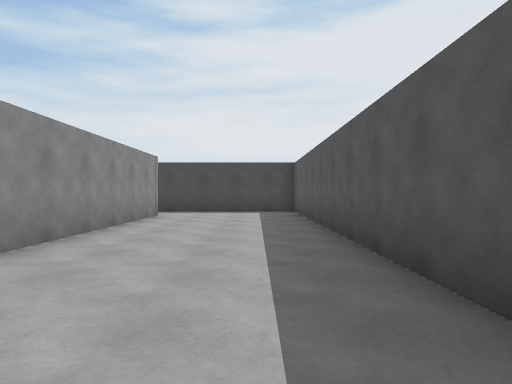
view 1 (above)

23 first-person views from a walk through a scene from a Unity 3-D project. The camera is 1.2 m above the floor, looks level and sees 70° across. The floor is counted in squares, 2 m on a side. Each view is taken from the middle of a square. On the plan, view 1 faces up. The plan holds only what a view shows up to about 10 squares ahead; the rest is blank. The place goes on beyond the plan. The player is left out. Door leaves are left out, so doorways stand open.

view 2
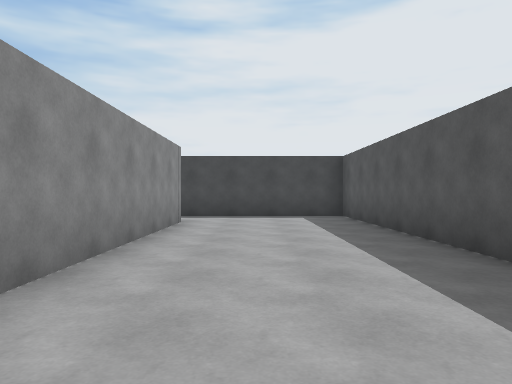

view 3
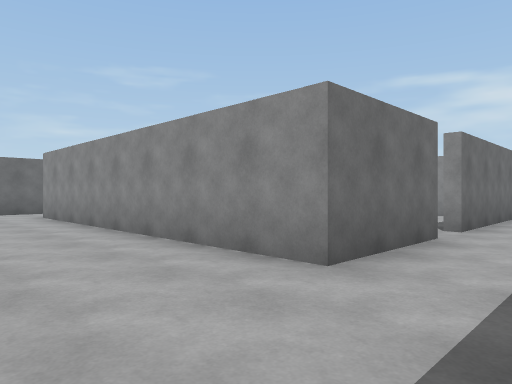

view 4
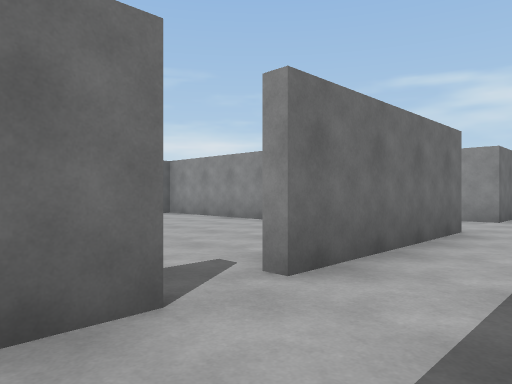

view 5
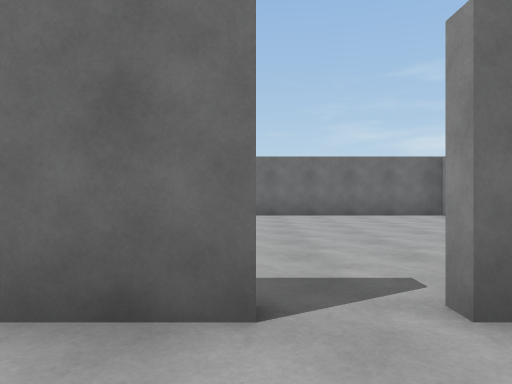

view 6
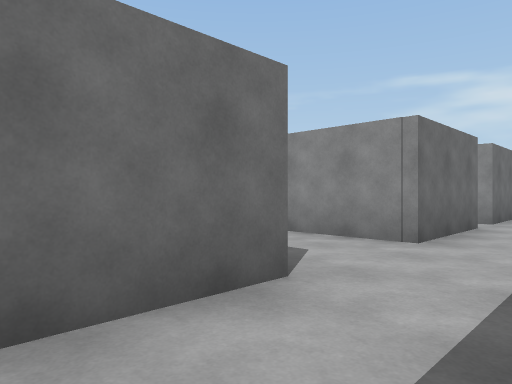

view 7
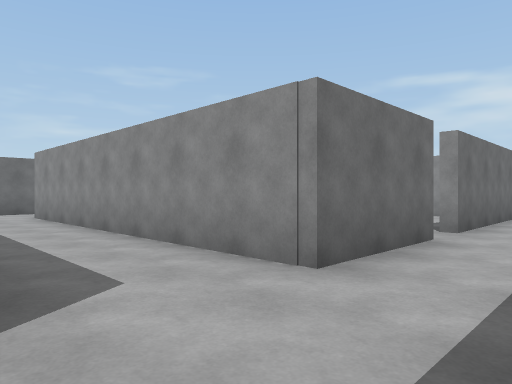

view 8
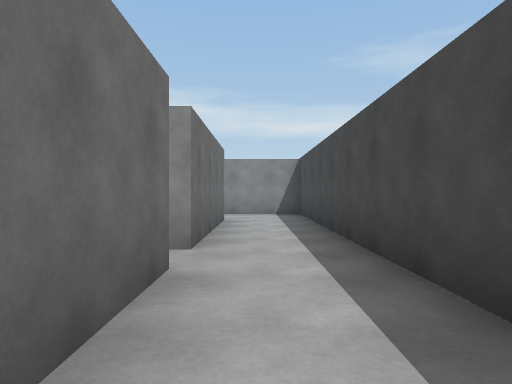

view 9
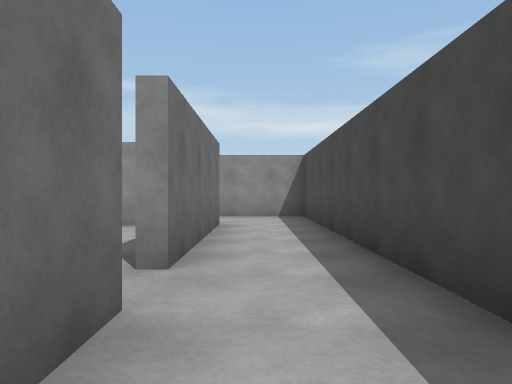

view 10
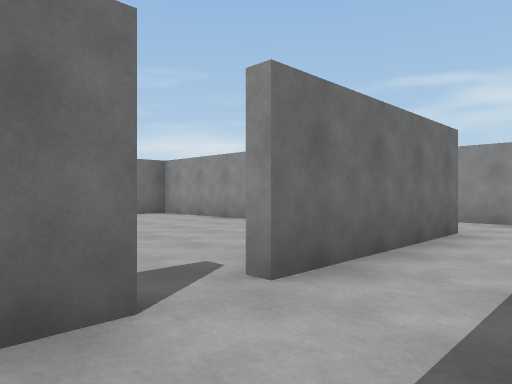

view 11
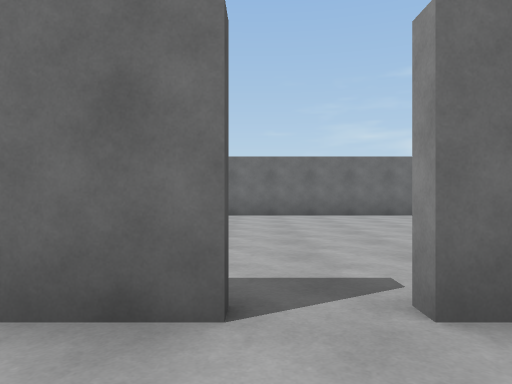

view 12
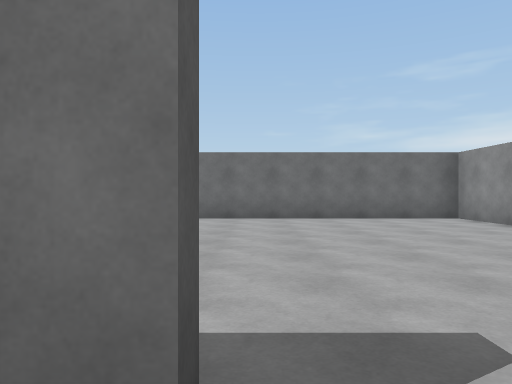

view 13
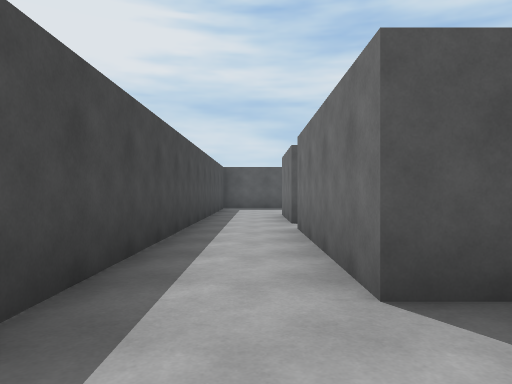

view 14
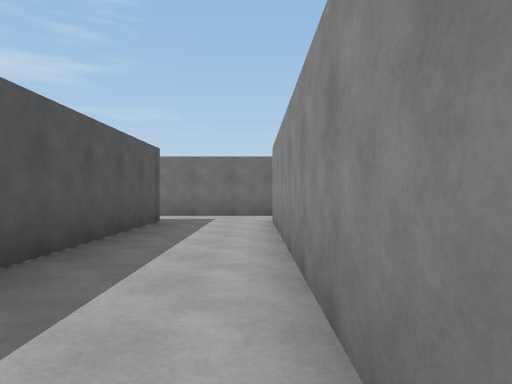

view 15
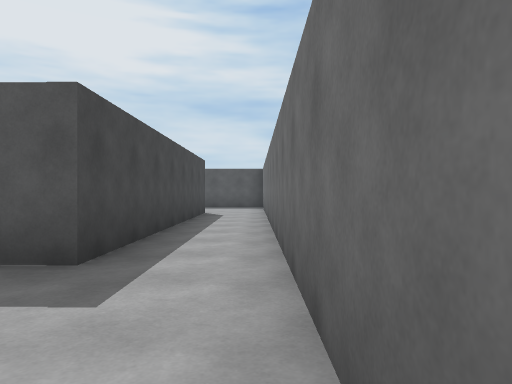

view 16
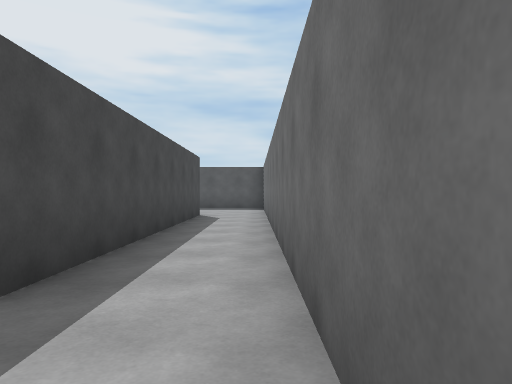

view 17
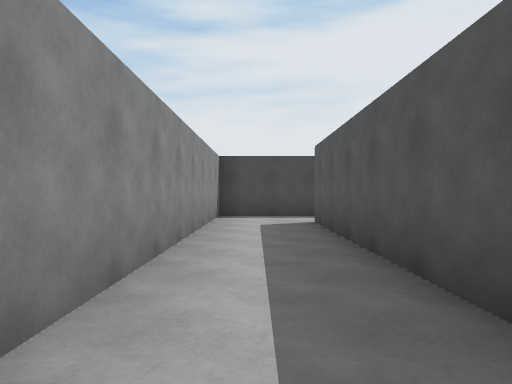

view 18
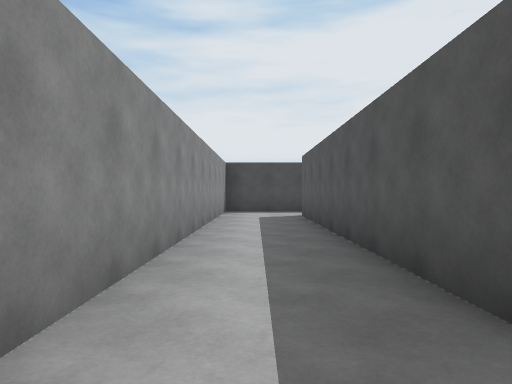

view 19
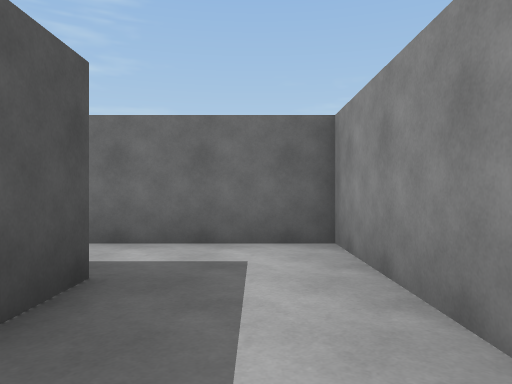

view 20
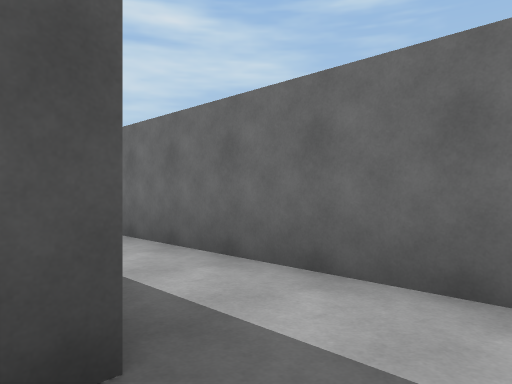

view 21
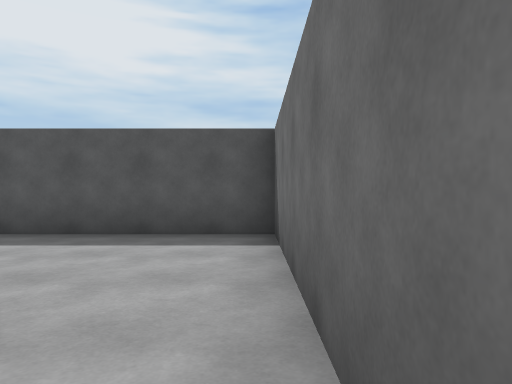

view 22
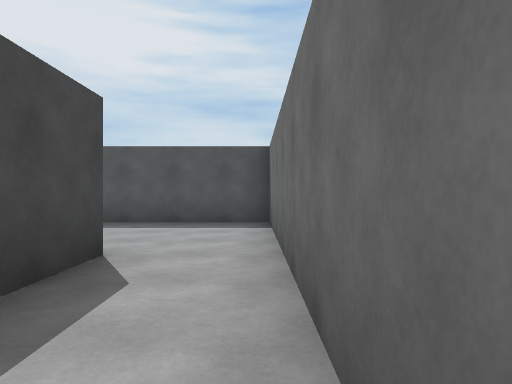

view 23
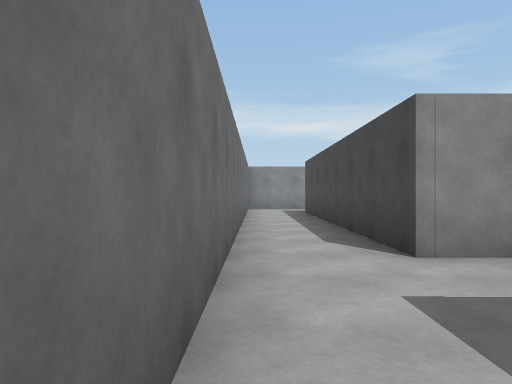

### Floor plan
Points are (right, up) in squares from view 1. A wall is a line through its corners. A room is listed if a view was taken in it or the views show most of it. See-through windows are left out.
Room 1 (views 1, 2, 3, 4, 5, 6, 7, 8, 9, 10, 11, 12, 13, 14, 16, 21, 22, 23)
walls: (-5.1, 9.3) (-2.5, 9.3) (-2.5, 1.5) (-10, 1.5) (-10, 6.2); (-10, 8.5) (-10, 9.3) (-6, 9.3); (-13.6, 11.2) (-21.9, 11.2) (-21.9, 9.4); (-14.9, 9.3) (-12.3, 9.3) (-12.3, 1.5); (-12.5, -0.3) (1.2, -0.3) (1.2, 11.2) (-10.4, 11.2); (-19.8, 9.3) (-15.8, 9.3)
ways out: opening at (-21, 9) to room 2; opening at (-13, 0) to room 2; open door at (-15.5, 9) to room 3; open door at (-5.5, 9) to room 4
Room 2 (views 15, 17, 18, 19, 20)
walls: (-19.8, 1.4) (-19.8, 9.3); (-21.9, 9.4) (-21.9, -0.3) (-12.5, -0.3); (-12.3, 1.5) (-18.9, 1.5)
ways out: opening at (-21, 9) to room 1; opening at (-13, 0) to room 1
Room 3 (no view inside)
walls: (-19.6, 5.1) (-19.6, 1.7) (-13.6, 1.7)
ways out: open door at (-15.5, 9) to room 1
Room 4 (no view inside)
walls: (-9.8, 5.5) (-9.8, 1.7) (-5, 1.7)
ways out: open door at (-5.5, 9) to room 1

Where each view was taken, in squares from view 1:
view 1: 0 up, 0 right, facing up
view 2: 2 up, 1 left, facing up
view 3: 11 up, 0 right, facing down-left
view 4: 11 up, 4 left, facing down-left
view 5: 11 up, 5 left, facing down
view 6: 11 up, 8 left, facing down-left
view 7: 11 up, 10 left, facing down-left
view 8: 10 up, 12 left, facing left
view 9: 10 up, 13 left, facing left
view 10: 11 up, 14 left, facing down-left
view 11: 11 up, 15 left, facing down
view 12: 10 up, 15 left, facing down
view 13: 10 up, 12 left, facing right
view 14: 9 up, 12 left, facing down
view 15: 0 up, 13 left, facing right
view 16: 0 up, 12 left, facing right
view 17: 2 up, 21 left, facing up
view 18: 0 up, 21 left, facing up
view 19: 4 up, 21 left, facing down
view 20: 2 up, 21 left, facing down-right
view 21: 0 up, 4 left, facing right
view 22: 0 up, 6 left, facing right
view 23: 0 up, 9 left, facing left
